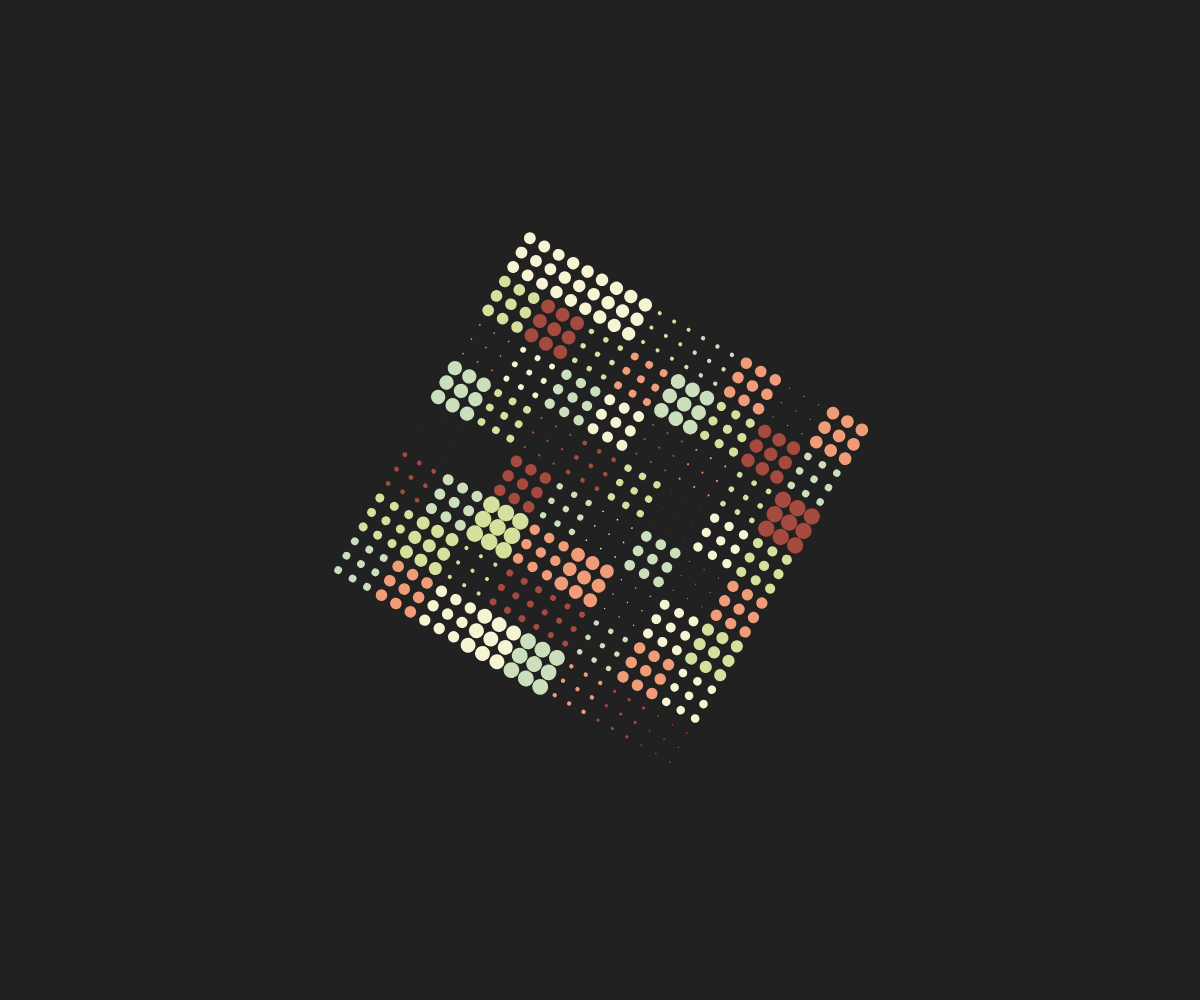
Frame 1 (no input)
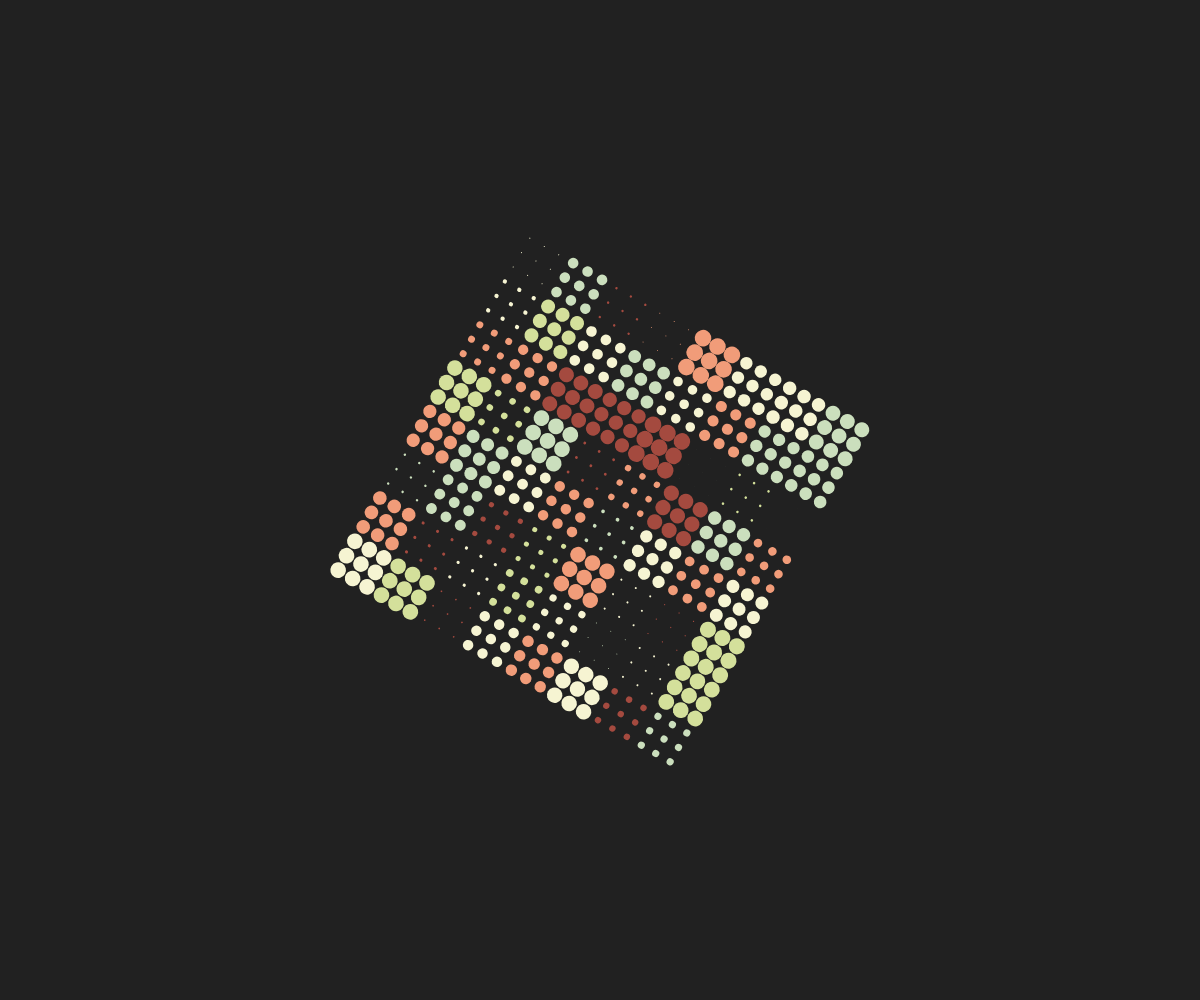
Frame 2 (the mouse pressed at the canvas centre, redrawn once)

The p5.js sketch that drew these frames (run headless with seeded random() and noise() and a simulated clock; the mouse was pressed at the canvas centre and the sketch redrawn once):

// p5.js sketch
// ── sketch.js
"use strict";

const palette = ["#D4E09B", "#F6F4D2", "#CBDFBD", "#F19C79", "#A44A3F"];

let SIZE = 50;
let GRIDS = 8;
let deg = 0;

//==========
// p5.js

function setup(){
	createCanvas(windowWidth, windowHeight);
	angleMode(DEGREES);
	//rectMode(CENTER);
	noLoop();
}

function draw(){

	background(33);

	fill(200);
	noStroke();

	drawGraphics();
}

function drawGraphics(){

	push();
	translate(width/2, height/2);
	rotate(30);

	for(let r=0; r<GRIDS; r++){
		for(let c=0; c<GRIDS; c++){
			let pX = c * SIZE - SIZE*GRIDS/2;
			let pY = r * SIZE - SIZE*GRIDS/2;
			drawDots(pX, pY);
		}
	}

	pop();
}

function drawDots(x, y){

	let gri = 3;
	let dia = SIZE / gri * random();
	let pad = SIZE / gri;
	fill(getColor());
	noStroke();
	for(let r=0; r<gri; r++){
		for(let c=0; c<gri; c++){
			let pX = x + c * pad + pad/2;
			let pY = y + r * pad + pad/2;
			circle(pX, pY, dia);
		}
	}
}

function getColor(){
	let c = floor(random(palette.length));
	return palette[c];
}
